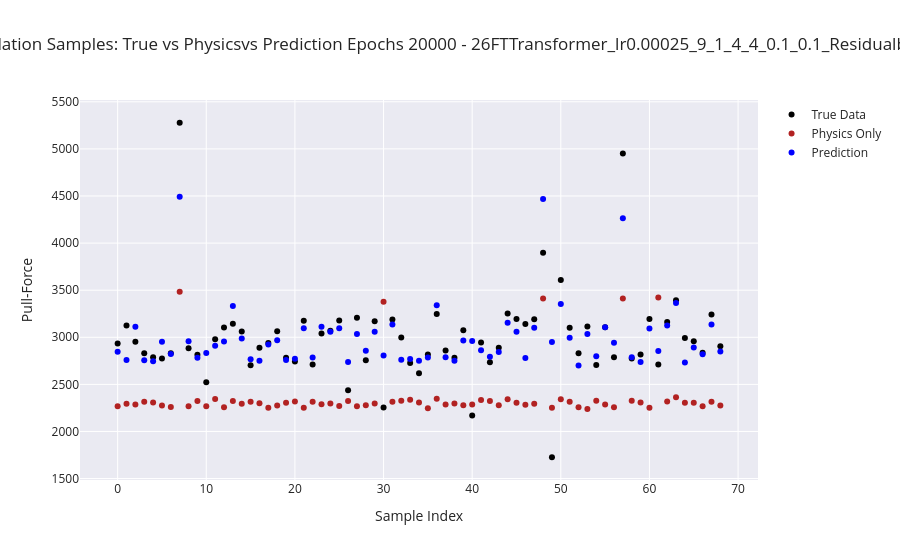

Notebook code cell kept with this figure:
### Code cell
# After training, do a one‐pass over val_loader:
all_true, all_phys, all_pred = [], [], []

with torch.no_grad():
    for x_cat, x_cont, y in val_loader:
        y   = y.unsqueeze(-1)                             # [B,1]
        f_p = physics_pull_force(x_cont).unsqueeze(-1)     # [B,1]
        r_p = model(x_cat, x_cont)                         # [B,1]
        y_p = (f_p + r_p)                                  # [B,1]

        all_true.append(y.ravel())
        all_phys.append(f_p.ravel())
        all_pred.append(y_p.ravel())

# flatten
all_true = np.concatenate(all_true)
all_phys = np.concatenate(all_phys)
all_pred = np.concatenate(all_pred)

#plot per‐sample
sample = np.arange(len(all_true))

fig = go.Figure()
fig.add_trace(go.Scatter(x=sample, y=all_true, mode="markers",
                         name="True Data", marker=dict(color="black", size=6)))
fig.add_trace(go.Scatter(x=sample, y=all_phys, mode="markers",
                         name="Physics Only", marker=dict(color="firebrick", size=6)))
fig.add_trace(go.Scatter(x=sample, y=all_pred, mode="markers",
                         name="Prediction", marker=dict(color="blue", size=6)))

fig.update_layout(
    title=f"All Validation Samples: True vs Physicsvs Prediction Epochs {EPOCHS} - {model_description}",
    xaxis_title="Sample Index",
    yaxis_title="Pull-Force",
    template="seaborn"
)
fig.show()

### Figure 1 — Plotly figure (JSON) as saved in the notebook; plotly's stock layout.template omitted (floating-point values rounded to 4 significant figures)
{"data": [{"marker": {"color": "black", "size": 6}, "mode": "markers", "name": "True Data", "type": "scatter", "x": [0, 1, 2, 3, 4, 5, 6, 7, 8, 9, 10, 11, 12, 13, 14, 15, 16, 17, 18, 19, 20, 21, 22, 23, 24, 25, 26, 27, 28, 29, 30, 31, 32, 33, 34, 35, 36, 37, 38, 39, 40, 41, 42, 43, 44, 45, 46, 47, 48, 49, 50, 51, 52, 53, 54, 55, 56, 57, 58, 59, 60, 61, 62, 63, 64, 65, 66, 67, 68], "y": [2934.0, 3124.0, 2953.0, 2830.0, 2787.0, 2775.0, 2830.0, 5278.0, 2883.0, 2814.0, 2522.0, 2979.0, 3104.0, 3143.0, 3061.0, 2703.0, 2888.0, 2940.0, 3063.0, 2784.0, 2742.0, 3175.0, 2711.0, 3040.0, 3069.0, 3179.0, 2437.0, 3208.0, 2756.0, 3169.0, 2255.0, 3188.0, 2996.0, 2726.0, 2618.0, 2816.0, 3246.0, 2861.0, 2784.0, 3074.0, 2168.0, 2944.0, 2735.0, 2889.0, 3252.0, 3193.0, 3142.0, 3192.0, 3898.0, 1726.0, 3608.0, 3101.0, 2830.0, 3113.0, 2706.0, 3106.0, 2787.0, 4952.0, 2775.0, 2816.0, 3193.0, 2710.0, 3163.0, 3394.0, 2992.0, 2958.0, 2837.0, 3241.0, 2905.0]}, {"marker": {"color": "firebrick", "size": 6}, "mode": "markers", "name": "Physics Only", "type": "scatter", "x": [0, 1, 2, 3, 4, 5, 6, 7, 8, 9, 10, 11, 12, 13, 14, 15, 16, 17, 18, 19, 20, 21, 22, 23, 24, 25, 26, 27, 28, 29, 30, 31, 32, 33, 34, 35, 36, 37, 38, 39, 40, 41, 42, 43, 44, 45, 46, 47, 48, 49, 50, 51, 52, 53, 54, 55, 56, 57, 58, 59, 60, 61, 62, 63, 64, 65, 66, 67, 68], "y": [2268.0, 2293.0, 2286.0, 2315.0, 2308.0, 2275.0, 2260.0, 3482.0, 2268.0, 2323.0, 2268.0, 2345.0, 2257.0, 2323.0, 2293.0, 2315.0, 2301.0, 2253.0, 2275.0, 2304.0, 2319.0, 2253.0, 2315.0, 2290.0, 2297.0, 2271.0, 2323.0, 2268.0, 2279.0, 2297.0, 3376.0, 2315.0, 2326.0, 2337.0, 2308.0, 2246.0, 2348.0, 2286.0, 2297.0, 2279.0, 2286.0, 2334.0, 2323.0, 2279.0, 2341.0, 2304.0, 2282.0, 2293.0, 3413.0, 2253.0, 2341.0, 2315.0, 2257.0, 2238.0, 2326.0, 2286.0, 2257.0, 3413.0, 2326.0, 2308.0, 2253.0, 3424.0, 2319.0, 2363.0, 2304.0, 2304.0, 2268.0, 2315.0, 2275.0]}, {"marker": {"color": "blue", "size": 6}, "mode": "markers", "name": "Prediction", "type": "scatter", "x": [0, 1, 2, 3, 4, 5, 6, 7, 8, 9, 10, 11, 12, 13, 14, 15, 16, 17, 18, 19, 20, 21, 22, 23, 24, 25, 26, 27, 28, 29, 30, 31, 32, 33, 34, 35, 36, 37, 38, 39, 40, 41, 42, 43, 44, 45, 46, 47, 48, 49, 50, 51, 52, 53, 54, 55, 56, 57, 58, 59, 60, 61, 62, 63, 64, 65, 66, 67, 68], "y": [2846.0, 2759.0, 3112.0, 2757.0, 2744.0, 2953.0, 2824.0, 4493.0, 2957.0, 2782.0, 2832.0, 2911.0, 2955.0, 3333.0, 2988.0, 2766.0, 2752.0, 2923.0, 2967.0, 2758.0, 2773.0, 3096.0, 2786.0, 3112.0, 3058.0, 3096.0, 2737.0, 3035.0, 2858.0, 3059.0, 2807.0, 3134.0, 2762.0, 2770.0, 2750.0, 2786.0, 3339.0, 2787.0, 2750.0, 2966.0, 2961.0, 2863.0, 2794.0, 2843.0, 3155.0, 3060.0, 2781.0, 3101.0, 4468.0, 2950.0, 3353.0, 2994.0, 2700.0, 3034.0, 2800.0, 3106.0, 2943.0, 4263.0, 2787.0, 2737.0, 3092.0, 2854.0, 3124.0, 3365.0, 2731.0, 2893.0, 2819.0, 3137.0, 2848.0]}], "layout": {"title": {"text": "All Validation Samples: True vs Physicsvs Prediction Epochs 20000 - 26FTTransformer_lr0.00025_9_1_4_4_0.1_0.1_Residualbatch70"}, "xaxis": {"title": {"text": "Sample Index"}}, "yaxis": {"title": {"text": "Pull-Force"}}}}
